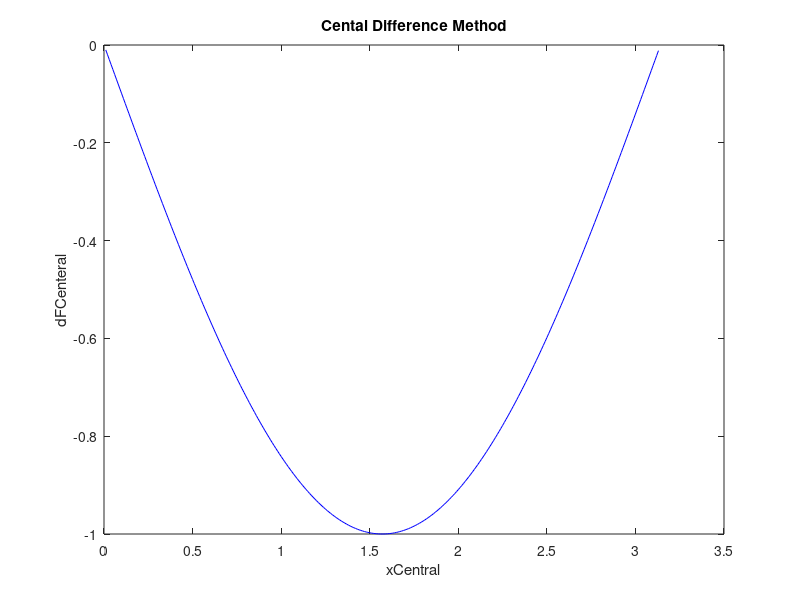

MATLAB code to generate this figure:
%Homework3_Q2 Halil ibrahim KIRLI 090130315

Fun = @(x) cos(x); 
dFun = @(x) -sin(x);
x=0:0.01:pi;
F=Fun(x);
h=x(2)-x(1);
xCentral=x(2:end-1);
dFCenteral=(F(3:end)-F(1:end-2))/(2*h);

plot(xCentral,dFCenteral,'b')
title('Cental Difference Method')
xlabel('xCentral')
ylabel('dFCenteral')